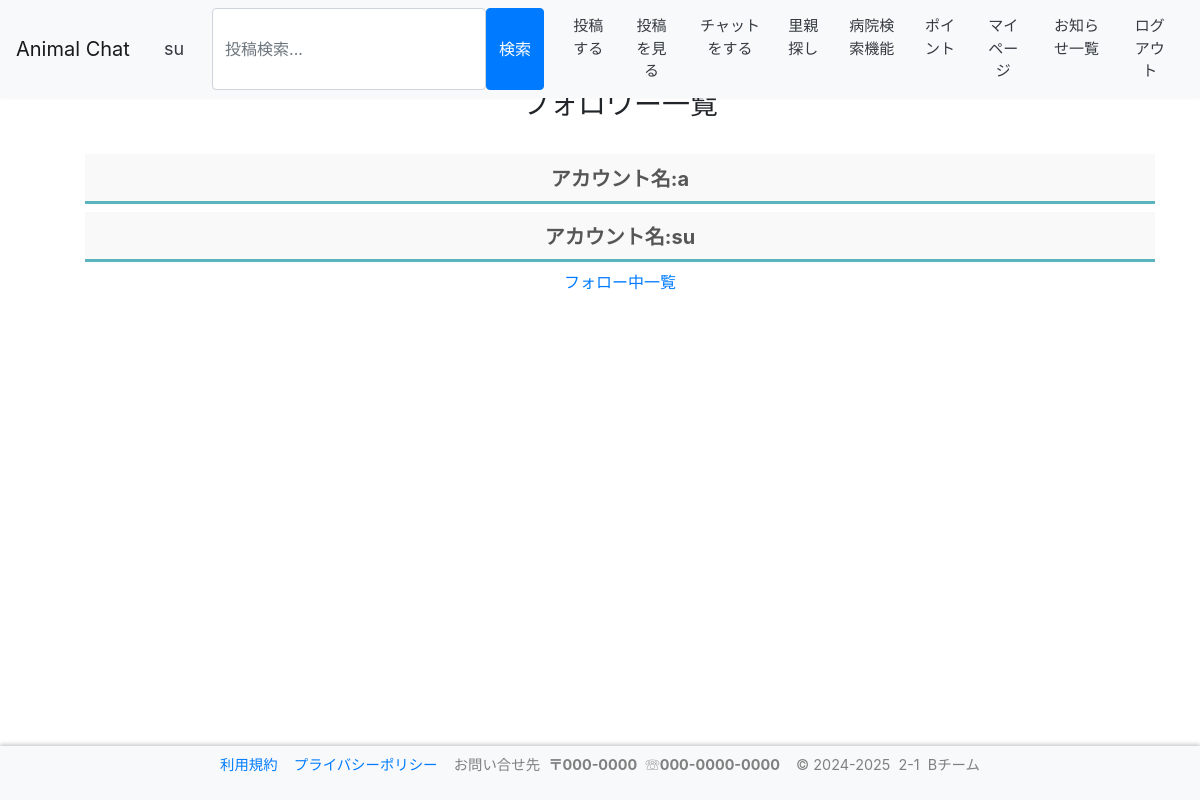
Before: /contents/mypage/follower/ (signed in) with the older database file.
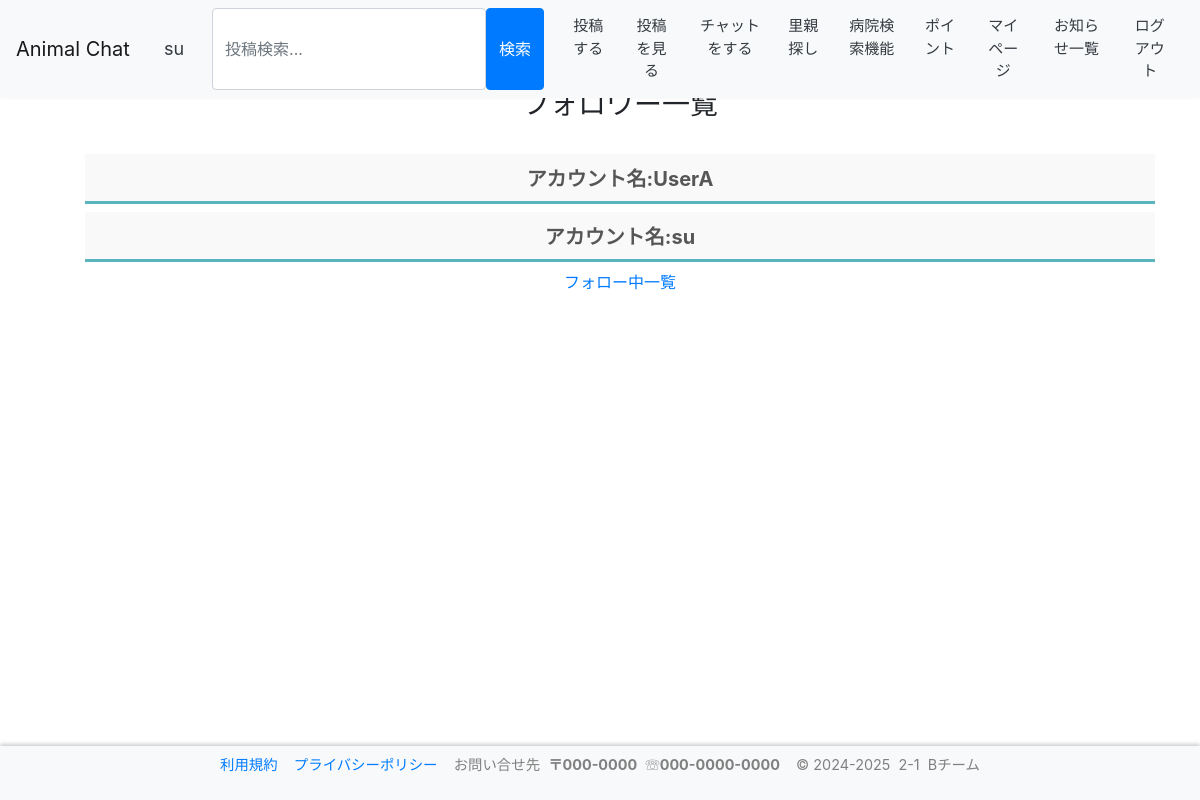
After: the same page with the newer database file.
### contents/models.py (models this page shows)
class FollowList(models.Model):
    id = models.AutoField(primary_key=True)
    follow = models.IntegerField(
        gettext_lazy("アカウントID"),
        null=False,
    )
    follow_name = models.CharField(
        gettext_lazy("アカウント名"),
        null=False,
        max_length=128,
        default='',
        blank=True,
    )
    follow_er = models.IntegerField(
        gettext_lazy("アカウントID"),
        null=False,
    )
    follow_er_name = models.CharField(
        gettext_lazy("アカウント名"),
        null=False,
        max_length=128,
        default='',
        blank=True,
    )

### contents/views.py (the view)
# urls.py: path('mypage/follower/',views.Follow_erView.as_view(), name='follow_er'),
class Follow_erView(ListView):
    template_name = "contents/follower_list.html"
    model = FollowList
    paginate_by = 10
    context_object_name = "erlist"
    def get_queryset(self):
        user = self.request.user
        queryset = FollowList.objects.filter(follow_er=user.id)
        return queryset

### accounts/models.py (called while the page is built)
    def __str__(self):
        return self.__unicode__()

    def __unicode__(self):
        return self.screen_name or self.email

### templates/contents/follower_list.html (shortened to what this page needs)
{% extends "base.html" %}
{% load static %}
{% block content %}
<br>
<ul>
    <h3 style="text-align:center;">フォロワー一覧</h3>
    <br>
    {% for data in erlist %}
    <label class="tab_item2" for="programming">アカウント名:{{ data.follow_name }}</label>
    <br>
    {% endfor %}
    <br>
    <a href="{% url 'contents:follow' %}" class="btn btn-link btn-block" target="_self">フォロー中一覧</a>
</ul>
{% endblock %}

Changed rows visible on the page:
changed FollowList: follow_name "a" → "UserA"
